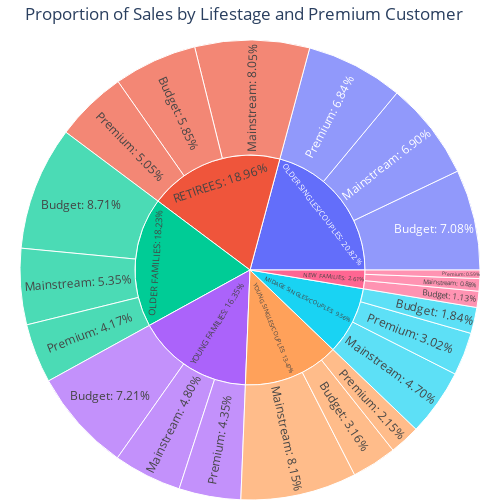

The code cell stored with this chart in its notebook:
### Markdown cell above
Data analysis on customer segments

Now that the data is ready for analysis, we can define some metrics of interest to the client:
    
• Who spends the most on chips (total sales), describing customers by lifestage and how premium their
general purchasing behaviour is

• How many customers are in each segment

• How many chips are bought per customer by segment

• What’s the average chip price by customer segment

### Code cell
import plotly.express as px

# Total sales by LIFESTAGE and PREMIUM_CUSTOMER
sales = data.groupby(['LIFESTAGE_x', 'PREMIUM_CUSTOMER_y']).agg(SALES=('TOT_SALES', 'sum')).reset_index()

# Calculate the proportion of sales
sales['PROPORTION'] = sales['SALES'] / sales['SALES'].sum()

# Create a sunburst chart
fig = px.sunburst(sales, path=['LIFESTAGE_x', 'PREMIUM_CUSTOMER_y'], values='PROPORTION',
                  title='Proportion of Sales by Lifestage and Premium Customer',
                  custom_data=['PROPORTION'])

# Add text labels with proportion figures
fig.update_traces(textinfo='label+text', texttemplate='%{label}: %{customdata[0]:.2%}')

# Adjust size and layout
fig.update_layout(width=500, height=500, margin=dict(l=0, r=0, b=0, t=40))

# Show the figure
fig.show()

### Figure 1 — Plotly figure (JSON) as saved in the notebook; plotly's stock layout.template omitted (floating-point values rounded to 4 significant figures)
{"data": [{"branchvalues": "total", "customdata": [[0.01837], [0.01134], [0.08709], [0.07075], [0.05853], [0.07208], [0.03163], [0.04697], [0.008801], [0.05351], [0.069], [0.08053], [0.048], [0.08154], [0.03023], [0.005944], [0.04172], [0.06842], [0.05051], [0.04347], [0.02154], [0.09557], [0.02609], [0.1823], [0.2082], [0.1896], [0.1635], [0.1347]], "domain": {"x": [0, 1], "y": [0, 1]}, "hovertemplate": "labels=%{label}<br>PROPORTION=%{value}<br>parent=%{parent}<br>id=%{id}<extra></extra>", "ids": ["MIDAGE SINGLES/COUPLES/Budget", "NEW FAMILIES/Budget", "OLDER FAMILIES/Budget", "OLDER SINGLES/COUPLES/Budget", "RETIREES/Budget", "YOUNG FAMILIES/Budget", "YOUNG SINGLES/COUPLES/Budget", "MIDAGE SINGLES/COUPLES/Mainstream", "NEW FAMILIES/Mainstream", "OLDER FAMILIES/Mainstream", "OLDER SINGLES/COUPLES/Mainstream", "RETIREES/Mainstream", "YOUNG FAMILIES/Mainstream", "YOUNG SINGLES/COUPLES/Mainstream", "MIDAGE SINGLES/COUPLES/Premium", "NEW FAMILIES/Premium", "OLDER FAMILIES/Premium", "OLDER SINGLES/COUPLES/Premium", "RETIREES/Premium", "YOUNG FAMILIES/Premium", "YOUNG SINGLES/COUPLES/Premium", "MIDAGE SINGLES/COUPLES", "NEW FAMILIES", "OLDER FAMILIES", "OLDER SINGLES/COUPLES", "RETIREES", "YOUNG FAMILIES", "YOUNG SINGLES/COUPLES"], "labels": ["Budget", "Budget", "Budget", "Budget", "Budget", "Budget", "Budget", "Mainstream", "Mainstream", "Mainstream", "Mainstream", "Mainstream", "Mainstream", "Mainstream", "Premium", "Premium", "Premium", "Premium", "Premium", "Premium", "Premium", "MIDAGE SINGLES/COUPLES", "NEW FAMILIES", "OLDER FAMILIES", "OLDER SINGLES/COUPLES", "RETIREES", "YOUNG FAMILIES", "YOUNG SINGLES/COUPLES"], "name": "", "parents": ["MIDAGE SINGLES/COUPLES", "NEW FAMILIES", "OLDER FAMILIES", "OLDER SINGLES/COUPLES", "RETIREES", "YOUNG FAMILIES", "YOUNG SINGLES/COUPLES", "MIDAGE SINGLES/COUPLES", "NEW FAMILIES", "OLDER FAMILIES", "OLDER SINGLES/COUPLES", "RETIREES", "YOUNG FAMILIES", "YOUNG SINGLES/COUPLES", "MIDAGE SINGLES/COUPLES", "NEW FAMILIES", "OLDER FAMILIES", "OLDER SINGLES/COUPLES", "RETIREES", "YOUNG FAMILIES", "YOUNG SINGLES/COUPLES", "", "", "", "", "", "", ""], "textinfo": "label+text", "texttemplate": "%{label}: %{customdata[0]:.2%}", "type": "sunburst", "values": [0.01837, 0.01134, 0.08709, 0.07075, 0.05853, 0.07208, 0.03163, 0.04697, 0.008801, 0.05351, 0.069, 0.08053, 0.048, 0.08154, 0.03023, 0.005944, 0.04172, 0.06842, 0.05051, 0.04347, 0.02154, 0.09557, 0.02609, 0.1823, 0.2082, 0.1896, 0.1635, 0.1347]}], "layout": {"height": 500, "legend": {"tracegroupgap": 0}, "margin": {"b": 0, "l": 0, "r": 0, "t": 40}, "title": {"text": "Proportion of Sales by Lifestage and Premium Customer"}, "width": 500}}
